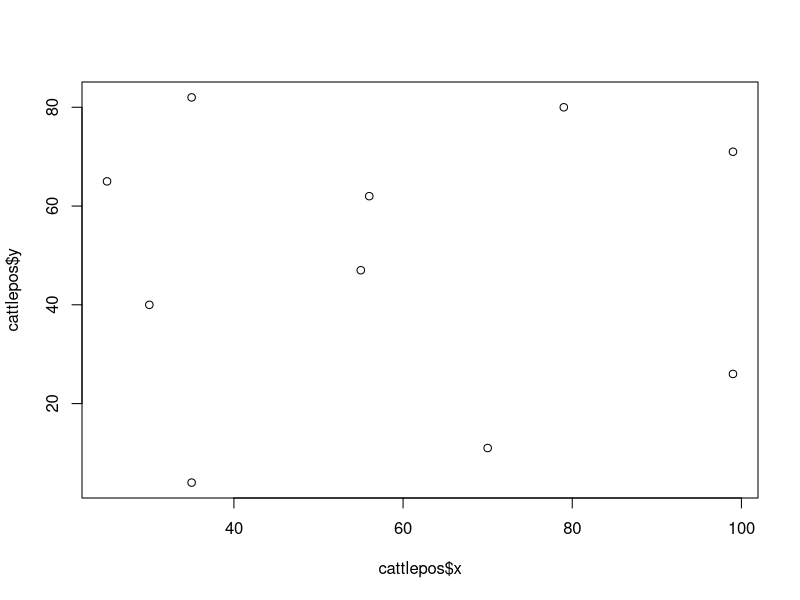
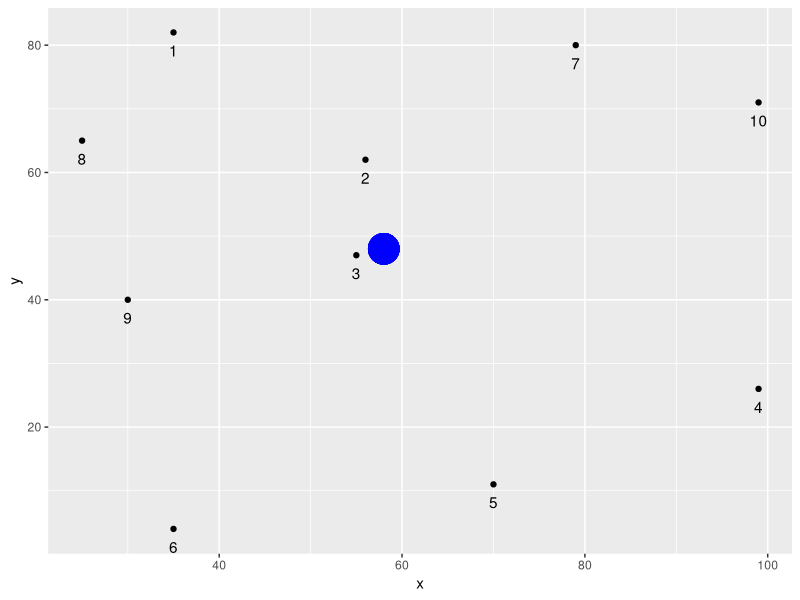

Recreate these plots in R, in order.
library(geosphere)
library(ggplot2)
cattlepos <- data.frame(matrix(ncol=3, nrow=10))

colnames(cattlepos) <- c("ID", "x", "y")

cattlepos$ID <- c(1:10)



cattlepos$x <- floor(runif(10, 1, 100))
cattlepos$y <- floor(runif(10, 1, 100))


cenx <- floor(sum(cattlepos$x)/length(cattlepos$x))

ceny <- floor(sum(cattlepos$y)/length(cattlepos$y))


cattlepos$diffx <- cattlepos$x-cenx
cattlepos$diffy <- cattlepos$y-ceny

cattlepos$angle <- atan(cattlepos$diffy/cattlepos$diffx)

cattlepos$angle2 <- 2*pi - ((cattlepos$angle^2)^0.5)


plot(cattlepos$x, cattlepos$y)

ggplot(cattlepos, aes(x,y)) + geom_point() + geom_text(aes(label=ID), vjust =2) +
  geom_point(aes(x=cenx, y=ceny), colour="blue", size = 10)
